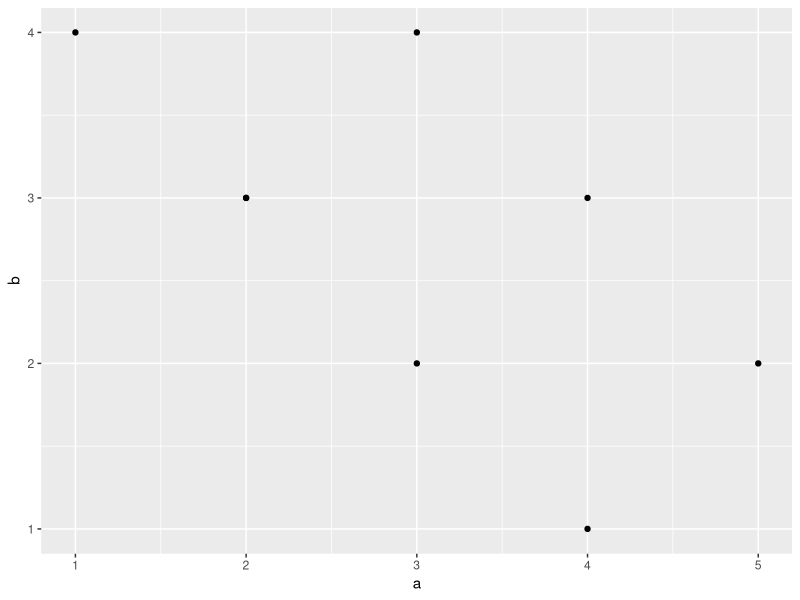
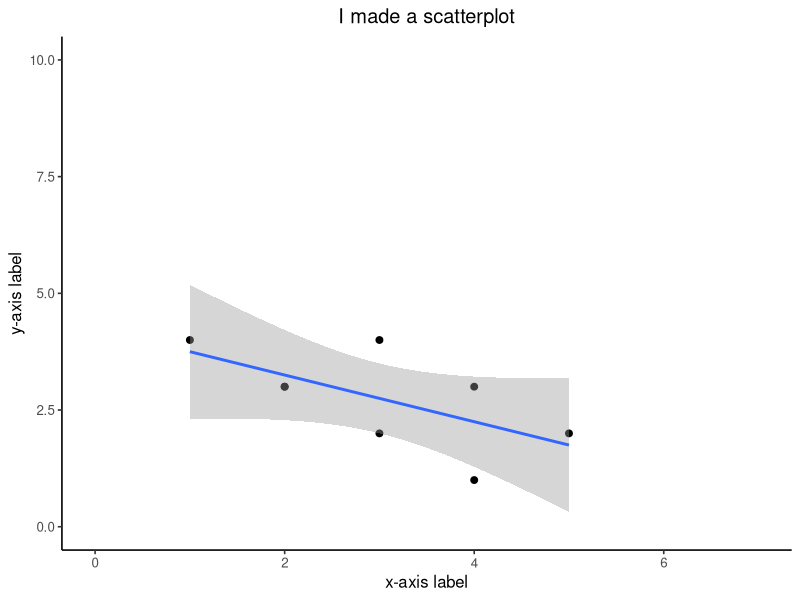
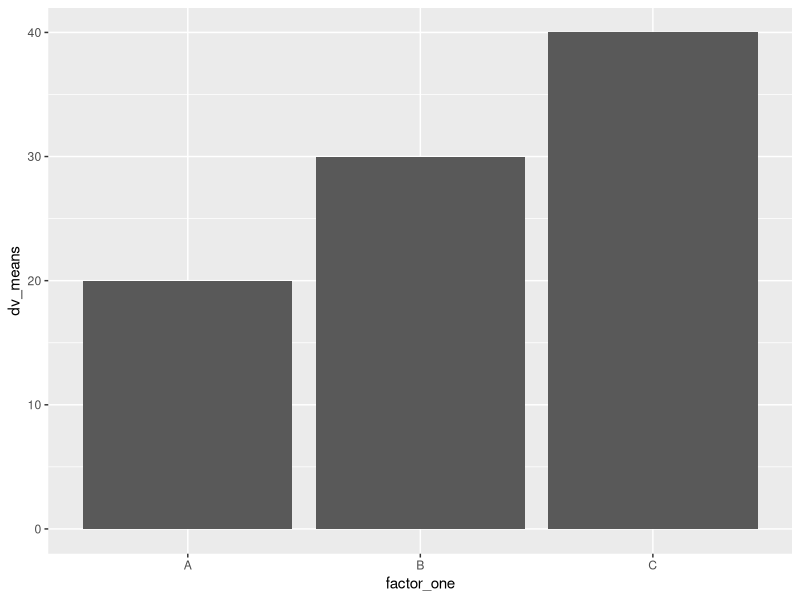
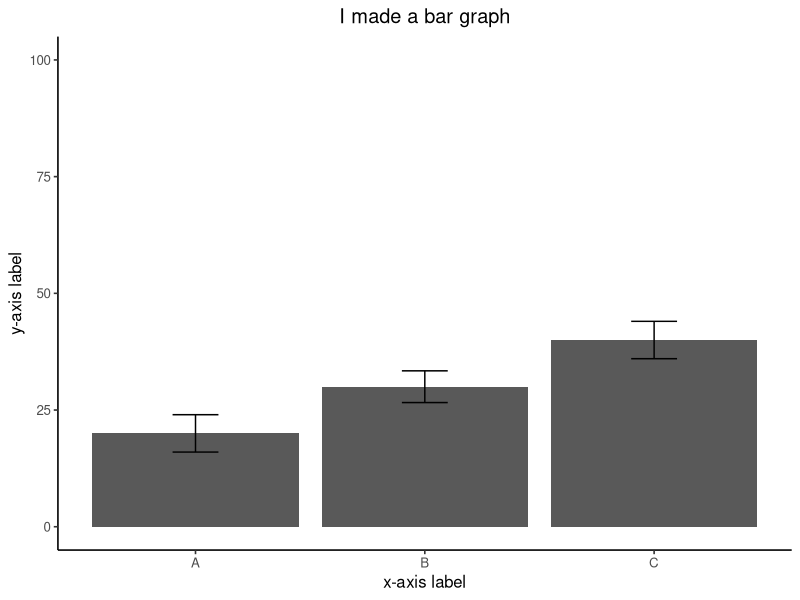
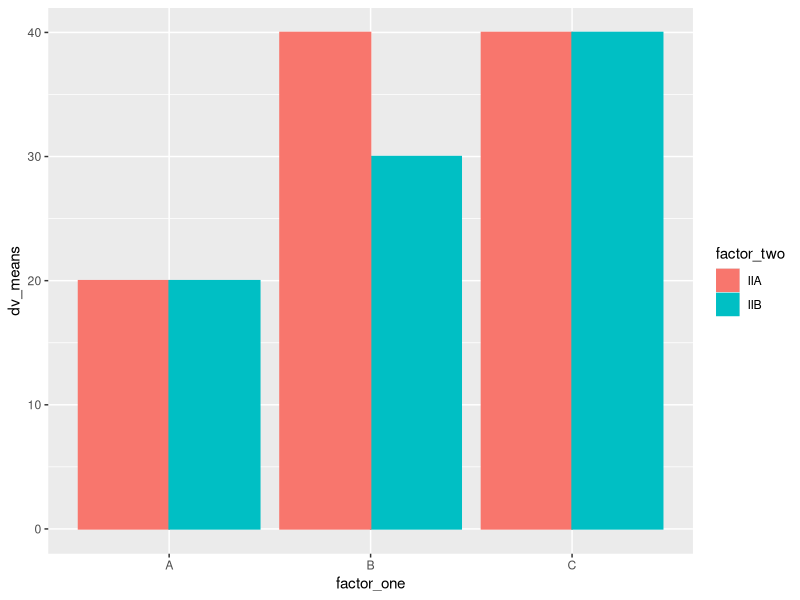
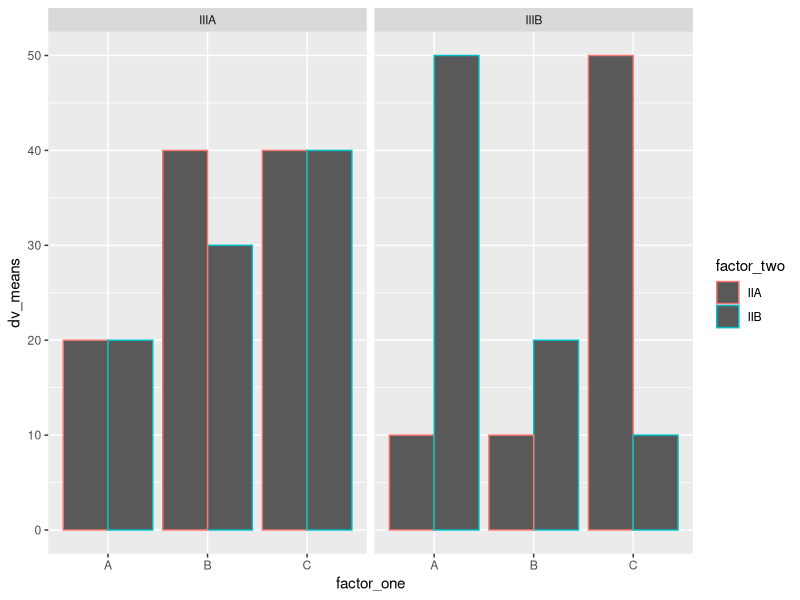
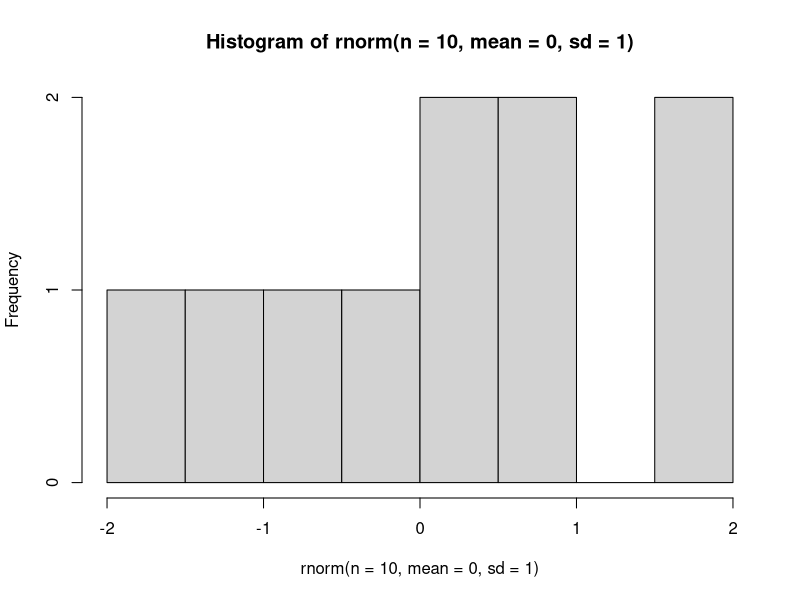

The R source for these figures, in order:
## ---- chunk 1
knitr::opts_chunk$set(message=FALSE,warning=FALSE, cache=TRUE)
## ---- chunk 2
name_of_function <- function(input){
  #body of code 
  return(output)
}
## ---- chunk 3
add_one <-function(x){
  return(x+1)
}

add_one(6)
## ---- chunk 4
sample(1:6,1) #using an instinsic to do that same thing a function will do 

roll_dice <- function(){
  return(sample(1:6,1))
}

#This function does the same thing as the instrinsic 
## ---- chunk 5
library(ggplot2)
## ---- chunk 6
a <- data.frame()
## ---- chunk 7
Names <- c("Peter", "Paul", "Mary", NA)
Ages <- c(1000,1200,100,50)
Sex <- c("M", "M", "F", NA)


my_dataframe <- data.frame(Names,
                           Ages,
                           Sex)
#data does not need to be stacked as above, but it eases in reading 
#you are adding on new columns as you add information within the parenthesis 
## ---- chunk 8
# Create dataframe
a <- c(1,2,3,2,3,4,5,4)
b <- c(4,3,4,3,2,1,2,3)
plot_df <- data.frame(a,b)

# basic scatterplot
ggplot(plot_df, aes(x=a,y=b))+
  geom_point()
## ---- chunk 9
# customize, add regression line
ggplot(plot_df, aes(x=a,y=b))+
  geom_point(size=2)+
  #adds points, which you can change the size of by selecting size
  geom_smooth(method=lm)+
  #adds linear regression 
  coord_cartesian(xlim=c(0,7),ylim=c(0,10))+
  #controls the range, specifically setting x and y limits 
  xlab("x-axis label")+
  ylab("y-axis label")+
  #changes the x and y axis labels 
  ggtitle("I made a scatterplot")+
  #adds a title 
  theme_classic(base_size=12)+
  #getting rid of the gray background, makes it a classic white background. base size is the size of the font on the graph
  theme(plot.title = element_text(hjust = 0.5))
#default title is left sided. this command centers the title 
## ---- chunk 10
#Create a dataframe
factor_one <- as.factor(c("A","B","C"))
dv_means <- c(20,30,40)
dv_SEs   <- c(4,3.4,4)
plot_df <- data.frame(factor_one,
                      dv_means,
                      dv_SEs)

# basic bar graph

ggplot(plot_df, aes(x=factor_one,y=dv_means))+
  geom_bar(stat="identity")
#aes: you can designate what you want to go across the x and y axis 
#geom_bar adds the bars to the graph "canvas"
#you always start is putting in the data to the graph and designating the axis. Then you are drawing on top the additional formatting (bars, lines points etc)
#stat=identity -> necessary, not running any manipulation
## ---- chunk 11
ggplot(plot_df, aes(x=factor_one,y=dv_means))+
  geom_bar(stat="identity")+
  geom_errorbar(aes(ymin=dv_means-dv_SEs,
                    ymax=dv_means+dv_SEs),
                width=.2)+
  #adds error bars. Must tell what min and max of error bars
  coord_cartesian(ylim=c(0,100))+
  xlab("x-axis label")+
  ylab("y-axis label")+
  ggtitle("I made a bar graph")+
  theme_classic(base_size=12)+
  theme(plot.title = element_text(hjust = 0.5))
## ---- chunk 12
#Create a dataframe
factor_one <- rep(as.factor(c("A","B","C")),2)
factor_two <- rep(as.factor(c("IIA","IIB")),3)
dv_means <- c(20,30,40,20,40,40)
dv_SEs   <- c(4,3.4,4,3,2,4)
plot_df <- data.frame(factor_one,
                      factor_two,
                      dv_means,
                      dv_SEs)

# basic bar graph

ggplot(plot_df, aes(x=factor_one,y=dv_means,
                    group=factor_two,
                    color=factor_two,
                    fill=factor_two))+
  #aes getings longer. color -> boarder color, but fill -> is color of the bar itself 
  geom_bar(stat="identity", position="dodge")
#position="dodge" makes two smaller bars for each factor instead of the factors on top of each other 
#if you want to change the colors of the bars, do that here
## ---- chunk 13
#Create a dataframe
factor_one <- rep(rep(as.factor(c("A","B","C")),2),2)
factor_two <- rep(rep(as.factor(c("IIA","IIB")),3),2)
factor_three <- rep(as.factor(c("IIIA","IIIB")),each=6)
dv_means <- c(20,30,40,20,40,40,
              10,20,50,50,10,10)
dv_SEs   <- c(4,3.4,4,3,2,4,
              1,2,1,2,3,2)
plot_df <- data.frame(factor_one,
                      factor_two,
                      factor_three,
                      dv_means,
                      dv_SEs)

# basic bar graph

ggplot(plot_df, aes(x=factor_one,y=dv_means,
                    group=factor_two,
                    color=factor_two))+
  geom_bar(stat="identity", position="dodge")+
  facet_wrap(~factor_three)
#this separates the graphs by whatever you tell it to 

## ---- chunk 14
library(dplyr)
## ---- chunk 15
starwars
## ---- chunk 16
library(dplyr)
## ---- chunk 17
#One sample t-test 

x <- c(1,2,2,3,4,4,1,2,3,2,1) 

t.test(x, mu=2)

#you can set the mu equal to anything, but it will assume it is 0 if you do not specify 

#Paired sample t-test
y <- c(3,5,4,6,2,1,7,8,4,3,2)
t.test(x,y, paired=TRUE, alternative="two.sided")
#you can speficfy that the directionality but setting alternative. include "greater" or "less" if you want to have a directionality 

#Independent Sample t-test 
mytest <- t.test(x,y, var.equal=TRUE)

#You can store the information as a variable and then recall it, as well as specific information (t-value, p-value, etc)
mytest$statistic

## ---- chunk 18

#data needs to be in long format
#this assumes that there is no effect!!!! all DVs come from the same distribution 
Factor1 <- rep(c("a","b","c"),each=5)
DV <-rnorm(n=15,mean=0,sd=1)
all_data <- data.frame(DV,Factor1)
ANOVADATA <- aov(DV~Factor1, all_data)
#aov(formula, data frame)
  #Formula -> dependent variable ~ indepndent variable (factor)

#to get is summarized in an ANOVA table use summary()


summary(ANOVADATA)


## ---- chunk 19
#formula -> (DV~Factor1*Factor2, data frame)
## ---- chunk 20

## ---- chunk 21
hist(rnorm(n=10, mean=0, sd=1))


